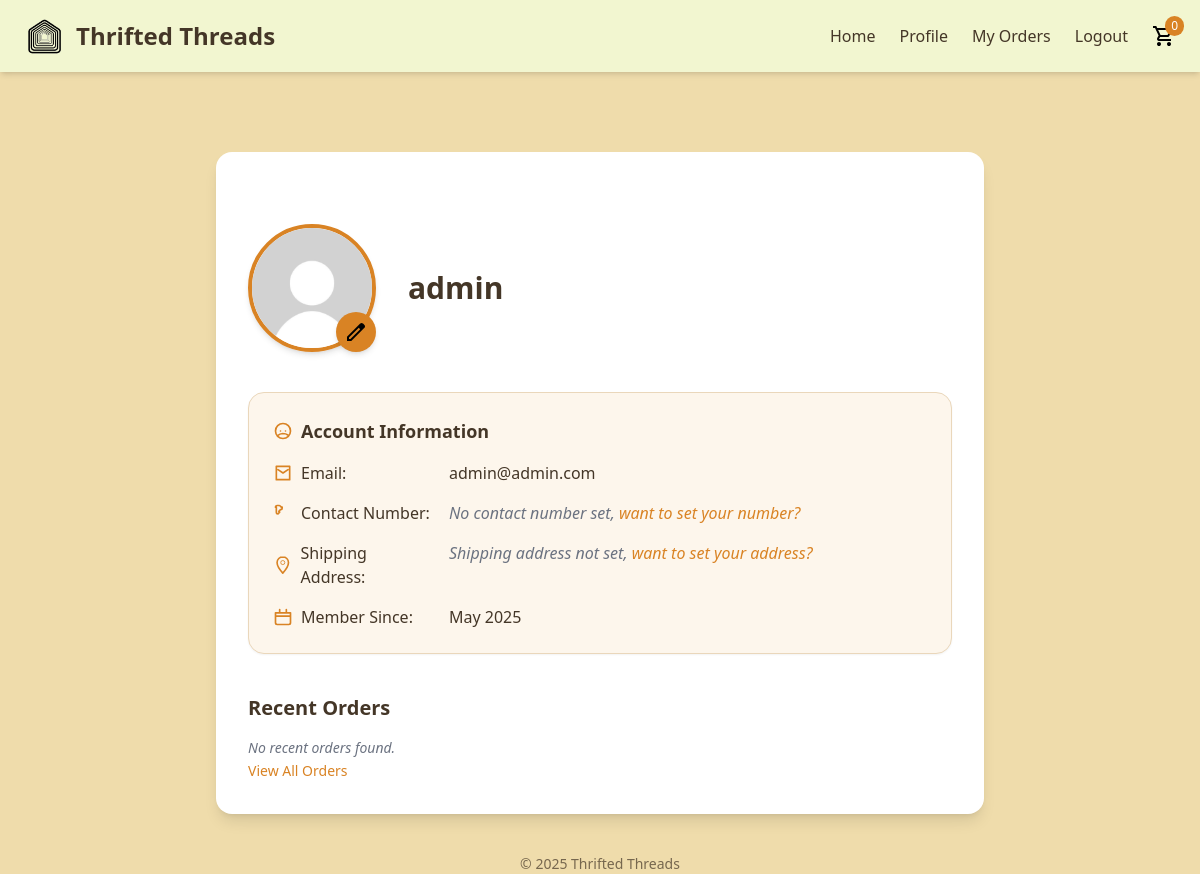
Page /php/profile.php (signed in) on the committed database.
### tables this page shows
CREATE TABLE `users` (
  `id` int(11) NOT NULL,
  `full_name` varchar(100) NOT NULL,
  `email` varchar(100) NOT NULL,
  `contact_number` varchar(20) DEFAULT NULL,
  `password` varchar(255) NOT NULL,
  `created_at` timestamp NOT NULL DEFAULT current_timestamp(),
  `address` text DEFAULT NULL,
  `profile_picture` varchar(255) DEFAULT 'images/profile/default_profile.jpg',
  `contact` varchar(20) DEFAULT NULL,
  `role` enum('admin','user') DEFAULT 'user',
  `remember_token` varchar(255) DEFAULT NULL
);

### php/profile.php (the view, shortened to what this page needs)
<?php
include 'db_conn.php';
$user_id = $_SESSION['user_id'];
$cart_query = $conn->prepare("SELECT SUM(quantity) as total_items FROM cart WHERE user_id = ?");
$cart_query->bind_param("i", $user_id);
$cart_query->execute();
$cart_result = $cart_query->get_result();
$cart_data = $cart_result->fetch_assoc();
$cart_count = $cart_data['total_items'] ?? 0;
$stmt = $conn->prepare("SELECT full_name, email, created_at, address, profile_picture, contact_number FROM users WHERE id = ?");
$stmt->bind_param("i", $user_id);
$stmt->execute();
$stmt->bind_result($full_name, $email, $created_at, $address, $profile_picture, $contact_number);
$order_stmt = $conn->prepare("SELECT order_number, total_items, total_price, order_date FROM orders WHERE user_id = ? ORDER BY order_date DESC LIMIT 5");
$order_stmt->bind_param("i", $user_id);
$order_stmt->execute();
$order_result = $order_stmt->get_result();
$recent_orders = $order_result->fetch_all(MYSQLI_ASSOC);
?>
<!DOCTYPE html>
<html lang="en">
<head>
  <script src="https://cdn.tailwindcss.com"></script>
</head>
<body class="bg-[#EFDCAB] text-[#443627] min-h-screen">
<nav class="bg-[#F2F6D0] shadow-md px-6 py-4 flex justify-between items-center sticky top-0 z-50 w-full">
  <div class="flex items-center space-x-3">
    <a href="homepage.php" class="flex items-center space-x-3">
      <img src="../images/logo/logo.png" alt="Thrift Hive Logo" class="h-10">
      <h1 class="text-2xl font-bold">Thrifted Threads</h1>
    </a>
  </div>
  <div class="flex items-center space-x-6">
    <a href="homepage.php" class="hover:text-[#D98324] font-medium transition">Home</a>
    <a href="profile.php" class="hover:text-[#D98324] font-medium">Profile</a>
    <a href="my_orders.php" class="hover:text-[#D98324] font-medium">My Orders</a>
    <form method="POST" class="inline">
      <button type="submit" name="logout" class="hover:text-[#D98324] font-medium transition bg-transparent border-none cursor-pointer">Logout</button>
    </form>
    <a href="cart.php" class="relative">
      <img src="../images/icons/shopping_cart_black.svg" alt="Cart" class="h-6">
      <span class="absolute -top-2 -right-2 bg-[#D98324] text-white text-xs px-1.5 py-0.5 rounded-full">
        <?php echo $cart_count; ?>
      </span>
    </a>
  </div>
</nav>
<div class="flex justify-center px-4">
  <div class="bg-white rounded-2xl shadow-lg w-full max-w-3xl p-8 space-y-10 mt-20">
<div class="flex flex-col md:flex-row items-center md:items-center md:space-x-8 mt-4">
  <div class="relative">
    <img src="../<?= htmlspecialchars($profile_picture) ?>" alt="User Avatar" class="w-32 h-32 rounded-full border-4 border-[#D98324] object-cover shadow-md transition-transform hover:scale-105">
    <button onclick="openModal()" class="absolute bottom-0 right-0 bg-[#D98324] text-white p-2 rounded-full shadow-md hover:bg-[#443627]">
      <img src="../images/icons/edit.svg" class="h-6" alt="Edit">
    </button>
  </div>
  <div class="text-center md:text-left mt-4 md:mt-0">
    <h2 class="text-3xl font-bold"><?= htmlspecialchars($full_name) ?></h2>
  </div>
</div>
<div class="bg-[#FDF6EC] border border-[#EAD7BB] rounded-2xl p-6 mt-8 shadow-sm">
  <h2 class="text-lg font-bold text-[#443627] mb-4 flex items-center gap-2">
    Account Information
  </h2>
  <div class="space-y-4 text-sm md:text-base text-[#443627]">
    <div class="flex flex-col sm:flex-row gap-1 sm:gap-4 items-start">
      <div class="flex items-center w-40 font-medium">
        <svg xmlns="http://www.w3.org/2000/svg" class="w-5 h-5 mr-2 text-[#D98324]" fill="none" viewBox="0 0 24 24" stroke="currentColor">
          <path d="M4 4h16v16H4V4zm2 4l6 4 6-4" stroke-width="2" stroke-linecap="round" stroke-linejoin="round"/>
        </svg>
        Email:
      </div>
      <span><?= htmlspecialchars($email) ?></span>
    </div>
    <div class="flex flex-col sm:flex-row gap-1 sm:gap-4 items-start">
      <div class="flex items-center w-40 font-medium">
        Contact Number:
      </div>
      <?php if (!empty($contact_number)): ?>
        <span><?= htmlspecialchars($contact_number) ?></span>
      <?php else: ?>
        <span class="italic text-gray-500">
          No contact number set,
          <a href="#" onclick="toggleModal()" class="text-[#D98324] hover:underline">want to set your number?</a>
        </span>
      <?php endif; ?>
    </div>
    <div class="flex flex-col sm:flex-row gap-1 sm:gap-4 items-start">
      <div class="flex items-center w-40 font-medium">
        <svg xmlns="http://www.w3.org/2000/svg" class="w-5 h-5 mr-2 text-[#D98324]" fill="none" viewBox="0 0 24 24" stroke="currentColor">
          <path d="M12 2C8.13 2 5 5.13 5 9c0 5.25 7 13 7 13s7-7.75 7-13c0-3.87-3.13-7-7-7z" stroke-width="2" stroke-linecap="round" stroke-linejoin="round"/>
          <circle cx="12" cy="9" r="2.5" />
        </svg>
        Shipping Address:
      </div>
      <?php if (!empty($address)): ?>
        <span><?= htmlspecialchars($address) ?></span>
      <?php else: ?>
        <span class="italic text-gray-500">
          Shipping address not set,
          <a href="#" onclick="toggleModal()" class="text-[#D98324] hover:underline">want to set your address?</a>
        </span>
      <?php endif; ?>
    </div>
    <div class="flex flex-col sm:flex-row gap-1 sm:gap-4 items-start">
      <div class="flex items-center w-40 font-medium">
        <svg xmlns="http://www.w3.org/2000/svg" class="w-5 h-5 mr-2 text-[#D98324]" fill="none" viewBox="0 0 24 24" stroke="currentColor">
          <path d="M8 7V3m8 4V3M3 11h18M5 21h14a2 2 0 002-2V7H3v12a2 2 0 002 2z" stroke-width="2" stroke-linecap="round" stroke-linejoin="round"/>
        </svg>
        Member Since:
      </div>
      <span><?= date("F Y", strtotime($created_at)) ?></span>
    </div>
  </div>
</div>
    <div class="mt-6">
      <h3 class="text-xl font-semibold mb-4">Recent Orders</h3>
      <div class="space-y-4">
        <?php if (count($recent_orders) > 0): ?>
          <?php foreach ($recent_orders as $order): ?>
            <div class="bg-[#F2F6D0] p-4 rounded-lg shadow-sm hover:shadow-lg transition">
              <p class="font-semibold">Order #<?= htmlspecialchars($order['order_number']) ?></p>
              <p class="text-sm opacity-80">
                <?= htmlspecialchars($order['total_items']) ?> items • ₱<?= number_format($order['total_price'], 2) ?> • <?= date("F j, Y", strtotime($order['order_date'])) ?>
              </p>
            </div>
          <?php endforeach; ?>
        <?php else: ?>
          <p class="text-sm italic text-gray-500">No recent orders found.</p>
        <?php endif; ?>
        <a href="my_orders.php" class="text-[#D98324] hover:underline text-sm">View All Orders</a>
      </div>
    </div>
  </div>
</div>
<footer class="mt-10 text-sm text-[#443627] opacity-70 text-center">
  &copy; 2025 Thrifted Threads
</footer>
</body>
</html>

### rows in the picture
users: profile_picture (placeholder picture), full_name "admin", email "admin@admin.com", created_at "May 2025"

### other values in the picture
$cart_count "0"
